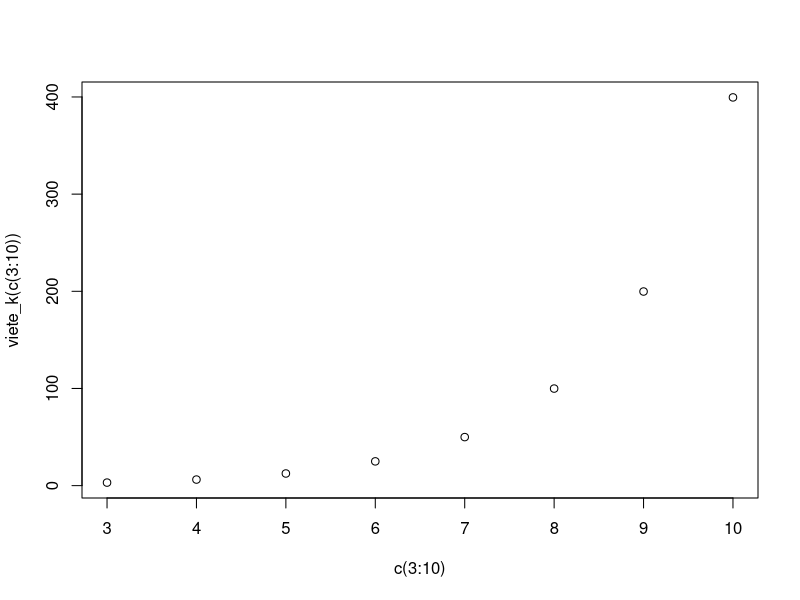

This figure's R source:
#Impuestos a las galletas
impuesto_galletas <- function(gasto){
    if(5<gasto & gasto<=10){
        gasto*0.1
    }else if(gasto>10 & gasto<=20){
        gasto*0.15
    }else if(gasto>20){
        gasto*0.25
    }else{0} #acá solo entra cuando el gasto es menor o igual a 5
}


#Fibonacci
fibonacci <- function(k){  #Primeros k elementos de la secuencia de Fibonacci
    cuant <- rep(0,k)
    for (i in 1:k){
        if(i==1){
            cuant[i] <- 0
        }else if(i==2){
            cuant[i] <- 1
        }else{
            cuant[i] <- cuant[i-1] + cuant[i-2]
        }
    }
    return(cuant)
}

#Primer Fibonacci mayor que 100
#Para hacerlo de forma diferente a la presentación usaremos la función anterior
#Será una función genérica que mientras no encuentre el valor mayor que k volverá a hacer un Fibonacci con un valor más (sumamente ineficiente pero diferente)
primero_mayor_k <- function(k){
    res=0
    i=0
    while(res<k){
        secuencia <- fibonacci(i+1)
        res <- secuencia[i+1]
        i=i+1
    }
    return(res)
}


#Fórmula de Viéte para calcular pi

#El siguiente procedimiento parecía más lógico para luego graficar.
#Fórmula de Viéte con k raíces cuadradas pero k tiene que ser igual o mayor que 3
viete_k <- function(k){
    rai <- sqrt(2)
    for(i in 3:k){
        rai <- sqrt(2+rai)
    }
    res <- ((2^k)*sqrt(2-rai))
    return(res)
}
#Con la función anterior ahora se calcula cual k es el mínimo necesario para tener una precisión de 5 dígitos decimales
tolerancia <- 1e-5
precision <- 1
k <- 3

while(precision > tolerancia){
    aproximación <- viete_k(k)
    k <- k+1
    precision <- abs(aproximación-pi)
}
resultado=k-1
resultado


plot(x=c(3:10),y=viete_k(c(3:10)))

